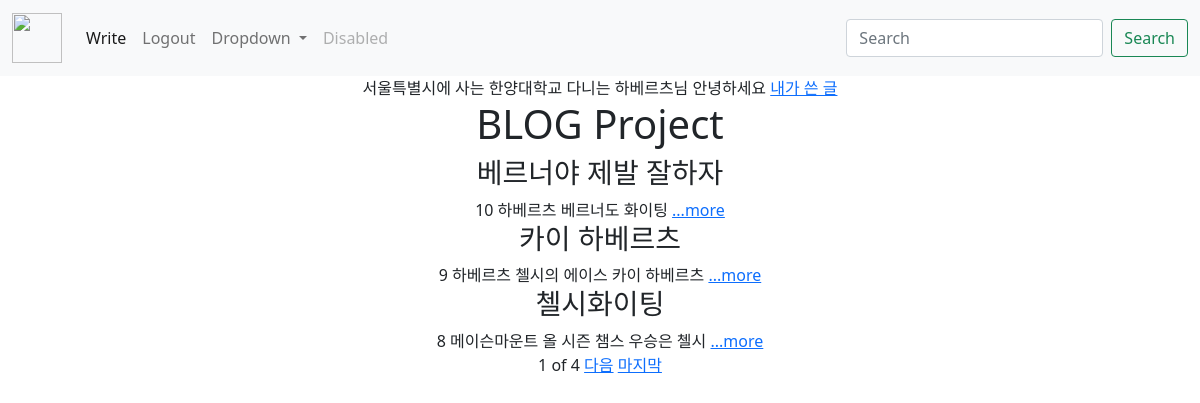
/ (signed in), run on the app's committed database.
### account/models.py (models this page shows)
class CustomUser(AbstractUser) :
    nickname = models.CharField(max_length=100)
    university = models.CharField(max_length=50)
    location = models.CharField(max_length=200)

### blog/models.py (models this page shows, shortened)
class Blog(models.Model):
    title = models.CharField(max_length=200)
    writer = models.CharField(max_length=100)
    pub_date = models.DateTimeField()
    body = models.TextField()
    image = models.ImageField(upload_to = "blog/", blank = True, null = True)
    def summary(self) :
        return self.body[:100]

### blog/views.py (the view)
# urls.py: 2. Add a URL to urlpatterns:  path('', views.home, name='home')
def home(request) :
    blogs = Blog.objects.order_by('-pub_date')
    search = request.GET.get('search')
    if search == 'true' :
        author = request.GET.get('writer')
        blogs = Blog.objects.filter(writer=author)
        return render(request, 'home.html', {'blogs':blogs})
    paginator = Paginator(blogs, 3)
    page = request.GET.get('page')
    blogs = paginator.get_page(page)
    return render(request, 'home.html', {'blogs':blogs})

### blog/templates/home.html (shortened to what this page needs)
{% extends 'basic.html' %}
{% block content %}
    {% if user.is_authenticated %}
    {{user.location}}에 사는 {{user.university}} 다니는 {{user.nickname}}님 안녕하세요
    {% endif %}
    <a href="?search=true&writer={{user.nickname}}">내가 쓴 글</a>
    <h1>BLOG Project</h1>
    <div class="container">
        {% for blog in blogs%}
        <div>
            <h3>{{blog.title}}</h3>
            {{blog.id}}
            {{blog.writer}}
            {{blog.summary}} <a href="{%url 'detail' blog.id %}">...more</a>
        <br>
        </div>
    {% endfor %}
    </div>
    <span>{{blogs.number}}</span>
    <span>of</span>
    <span>{{blogs.paginator.num_pages}}</span>
    {% if blogs.has_next %}
    <a href="?page={{blogs.next_page_number}}">다음</a>
    <a href="?page={{blogs.paginator.num_pages}}">마지막</a>
    {% endif %}
{% endblock %}

### lionproject/templates/basic.html (style rules this page uses)
body { text-align: center; }

### data on the page
CustomUser: location "서울특별시", university "한양대학교", nickname "하베르츠"
Blog: title "베르너야 제발 잘하자", id "10", writer "하베르츠", summary "베르너도 화이팅"
Blog: title "카이 하베르츠", id "9", writer "하베르츠", summary "첼시의 에이스 카이 하베르츠"
Blog: title "첼시화이팅", id "8", writer "메이슨마운트", summary "올 시즌 챔스 우승은 첼시"

### other printed values
{{ blogs.number }} "1"
{{ blogs.paginator.num_pages }} "4"
